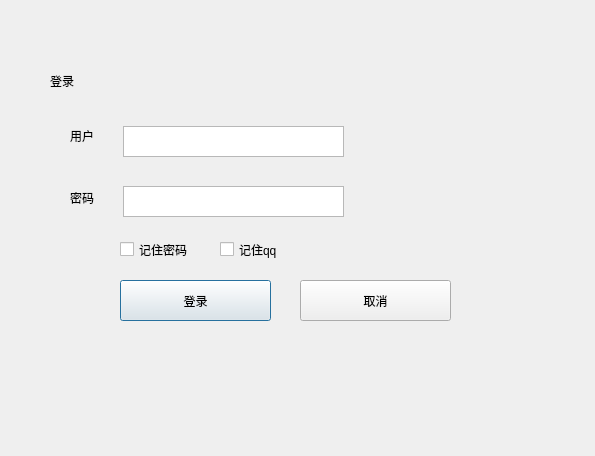
<?xml version="1.0" encoding="UTF-8"?>
<ui version="4.0">
 <class>Dialog</class>
 <widget class="QDialog" name="Dialog">
  <property name="geometry">
   <rect>
    <x>0</x>
    <y>0</y>
    <width>595</width>
    <height>456</height>
   </rect>
  </property>
  <property name="windowTitle">
   <string>Dialog</string>
  </property>
  <widget class="QLabel" name="label">
   <property name="geometry">
    <rect>
     <x>50</x>
     <y>40</y>
     <width>151</width>
     <height>81</height>
    </rect>
   </property>
   <property name="text">
    <string>登录</string>
   </property>
  </widget>
  <widget class="QLabel" name="label_2">
   <property name="geometry">
    <rect>
     <x>70</x>
     <y>110</y>
     <width>41</width>
     <height>51</height>
    </rect>
   </property>
   <property name="text">
    <string>用户</string>
   </property>
  </widget>
  <widget class="QLabel" name="label_3">
   <property name="geometry">
    <rect>
     <x>70</x>
     <y>190</y>
     <width>72</width>
     <height>15</height>
    </rect>
   </property>
   <property name="minimumSize">
    <size>
     <width>0</width>
     <height>15</height>
    </size>
   </property>
   <property name="text">
    <string>密码</string>
   </property>
   <property name="textFormat">
    <enum>Qt::MarkdownText</enum>
   </property>
  </widget>
  <widget class="QCheckBox" name="checkBox">
   <property name="geometry">
    <rect>
     <x>120</x>
     <y>240</y>
     <width>91</width>
     <height>19</height>
    </rect>
   </property>
   <property name="text">
    <string>记住密码</string>
   </property>
  </widget>
  <widget class="QCheckBox" name="checkBox_2">
   <property name="geometry">
    <rect>
     <x>220</x>
     <y>240</y>
     <width>91</width>
     <height>19</height>
    </rect>
   </property>
   <property name="text">
    <string>记住qq</string>
   </property>
  </widget>
  <widget class="QPushButton" name="pushButton">
   <property name="geometry">
    <rect>
     <x>120</x>
     <y>280</y>
     <width>151</width>
     <height>41</height>
    </rect>
   </property>
   <property name="text">
    <string>登录</string>
   </property>
  </widget>
  <widget class="QTextEdit" name="textEdit">
   <property name="geometry">
    <rect>
     <x>123</x>
     <y>126</y>
     <width>221</width>
     <height>31</height>
    </rect>
   </property>
  </widget>
  <widget class="QTextEdit" name="textEdit_2">
   <property name="geometry">
    <rect>
     <x>123</x>
     <y>186</y>
     <width>221</width>
     <height>31</height>
    </rect>
   </property>
  </widget>
  <widget class="QToolButton" name="toolButton">
   <property name="geometry">
    <rect>
     <x>300</x>
     <y>280</y>
     <width>151</width>
     <height>41</height>
    </rect>
   </property>
   <property name="text">
    <string>取消</string>
   </property>
  </widget>
 </widget>
 <resources/>
 <connections/>
</ui>
